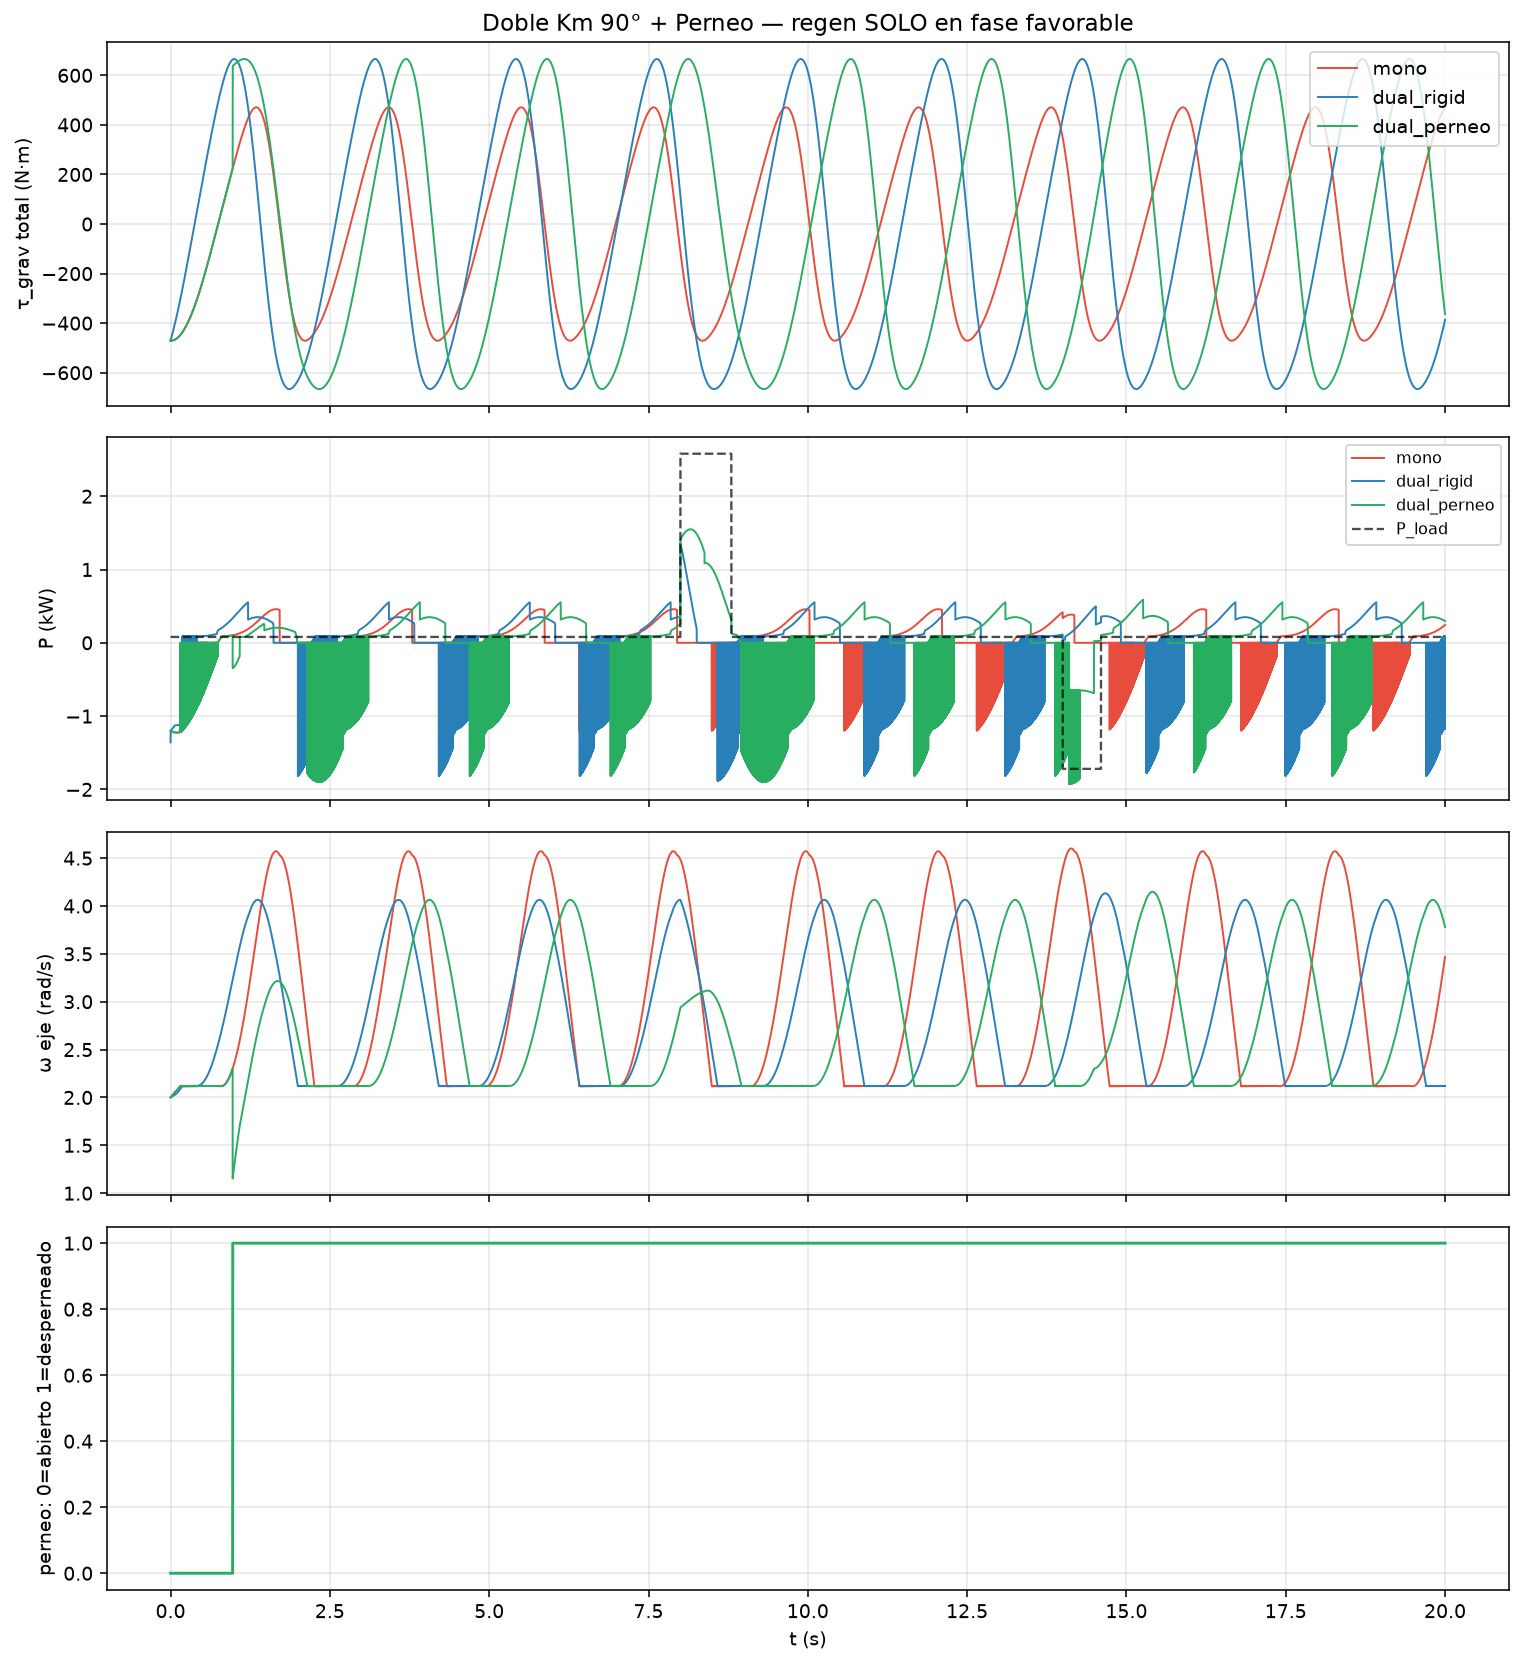

Recreate this plot in Python.
"""
Doble Kilometro desfasado 90° + Perneo/Desperneo
================================================
Objetivo de ingenieria (NO sobreunidad):
  - Suavizar par / potencia electrica neta (buffer mecanico)
  - Regeneracion SOLO en fase gravitatoria favorable
  - En fase desfavorable: motor o libre (regen DESACTIVADA)
  - Perneo: Km2 desacoplado (trinquete inercial)
  - Desperneo: embrague acopla Km2 (absorbe pico / aporta inercia)

Metricas:
  - ripple par:  (tau_max - tau_min) / max(|tau_mean|, eps)
  - P_pico / P_media  (potencia electrica neta al bus)
  - eta_paid = W_gen / W_motor  (<1 en ciclo cerrado)
  - 1a ley residual

Perfiles de carga:
  - base: potencia media de red
  - pulso: demanda extra (kW, duracion) que el buffer debe absorber/aportar
"""

from __future__ import annotations

import json
from dataclasses import asdict, dataclass, field
from pathlib import Path
from typing import Literal

import matplotlib

matplotlib.use("Agg")
import matplotlib.pyplot as plt
import numpy as np

OUT = Path(__file__).resolve().parent
G = 9.81


# ---------------------------------------------------------------------------
# Parametros
# ---------------------------------------------------------------------------
@dataclass
class Phys:
    # Escala de banco de pruebas (par gravitatorio ~ m g R gestionable por actuadores)
    # m=40, R=1.2 => m g R ≈ 471 N·m  (pico por modulo)
    m: float = 40.0  # kg por modulo
    R: float = 1.2  # m
    I_rotor: float = 25.0  # kg·m² por eje de modulo (sin masa)
    beta: float = 3.0  # N·m·s/rad friccion por modulo
    eta_gen: float = 0.92
    eta_mot: float = 0.90


@dataclass
class Control:
    omega_ref: float = 2.0  # rad/s
    # Motor en zona DESFAVORABLE (regen OFF ahi)
    # bias ~ 0.55 * m g R para vencer el punto duro sin regenerar en contra
    Kp_motor: float = 400.0
    tau_motor_bias: float = 280.0  # N·m
    # Regeneracion SOLO en zona FAVORABLE
    c_gen: float = 35.0  # N·m·s/rad
    free_band: float = 0.12  # rad/s


@dataclass
class LoadPulse:
    """Demanda electrica positiva = red pide potencia (el sistema genera).
    Negativa = red inyecta / sobra (el sistema absorbe como freno).
    """
    P_base_W: float = 200.0  # W media pedida al generador (si puede)
    P_pulse_W: float = 2500.0  # W pico extra (2.5 kW)
    t_pulse_start: float = 8.0  # s
    t_pulse_dur: float = 0.8  # s descarga
    # Segundo pulso de absorcion (exceso de red / frenado)
    P_absorb_W: float = -1800.0
    t_absorb_start: float = 14.0
    t_absorb_dur: float = 0.6


@dataclass
class PerneoPolicy:
    enabled: bool = True
    # Perneo: Km2 bloqueado en reposo relativo (embrague abierto, I_extra=0 al eje)
    # Desperneo si:
    #   a) omega del activo > omega_hi (riesgo de embalamiento), o
    #   b) demanda de pico |P_load| > P_desperneo
    omega_hi: float = 2.6
    omega_lo: float = 1.2  # re-pernear si se frena demasiado tras acoplar
    P_desperneo_W: float = 1500.0
    # Tras desperneo, mantener acoplado al menos t_min
    t_hold: float = 1.2


ModeName = Literal["mono", "dual_rigid", "dual_perneo"]


# ---------------------------------------------------------------------------
# Fisica de fase
# ---------------------------------------------------------------------------
def tau_grav(phi: float, m: float, R: float) -> float:
    """Par gravitatorio. Convención v2: tau_g = -m g R cos(phi).
    Con omega>0: favorable (asiste) cuando tau_g > 0 => cos(phi) < 0.
    """
    return -m * G * R * np.cos(phi)


def is_favorable(phi: float) -> bool:
    """Gravedad asiste el sentido +omega."""
    return np.cos(phi) < 0.0


def load_power(t: float, load: LoadPulse) -> float:
    P = load.P_base_W
    if load.t_pulse_start <= t < load.t_pulse_start + load.t_pulse_dur:
        P += load.P_pulse_W
    if load.t_absorb_start <= t < load.t_absorb_start + load.t_absorb_dur:
        P += load.P_absorb_W
    return P


# ---------------------------------------------------------------------------
# Control por modulo: REGEN SOLO FAVORABLE
# ---------------------------------------------------------------------------
def control_module(
    phi: float,
    omega: float,
    ctrl: Control,
    phys: Phys,
    P_cmd_share: float,
) -> tuple[float, str, float, float]:
    """Devuelve (tau_c, mode, P_elec_motor_pos, P_elec_gen_pos).

    REGLA USUARIO:
      - Fase desfavorable: regeneracion DESACTIVADA.
        Solo motor (si hace falta) o libre.
      - Fase favorable: regeneracion permitida (y puede seguir carga).
    """
    fav = is_favorable(phi)
    err = ctrl.omega_ref - omega
    tau_g = tau_grav(phi, phys.m, phys.R)

    P_mot = 0.0
    P_gen = 0.0

    if not fav:
        # === DESFAVORABLE: SIN REGEN (ni freno electrico) ===
        # Feedforward cancela gravedad adversa + PI sobre omega
        if err > -ctrl.free_band:
            tau_ff = max(0.0, -tau_g)  # solo compensa si gravedad se opone
            tau_c = tau_ff + ctrl.Kp_motor * max(err, 0.0) + ctrl.tau_motor_bias * 0.25
            # Nunca negativo en desfavorable => no regenera
            tau_c = max(0.0, tau_c)
            mode = "motor_unfav"
            P_mot = max(tau_c * omega, 0.0) / phys.eta_mot
        else:
            # sobra velocidad: libre (NO regen en desfavorable)
            tau_c = 0.0
            mode = "free_unfav"
        return tau_c, mode, P_mot, P_gen

    # === FAVORABLE: REGEN ON (con techo: no matar omega) ===
    # Inercia sintetica: solo se cosecha EXCESO de velocidad / par gravitatorio.
    # No se persigue un P_cmd de kW si eso hunde el rotor (buffer, no planta).

    # 1) Cosecha por exceso de omega (primario)
    tau_speed = 0.0
    if omega > ctrl.omega_ref:
        tau_speed = -ctrl.c_gen * (omega - ctrl.omega_ref)

    # 2) Contribucion a carga: fraccion limitada del par gravitatorio favorable
    tau_load = 0.0
    if omega > ctrl.omega_ref * 0.85 and P_cmd_share > 0.0:
        tau_cmd = -P_cmd_share / (omega * phys.eta_gen)
        # techo: no freenes mas que ~70% del par gravitatorio asistente + holgura
        tau_cap = -0.70 * max(tau_g, 0.0) - 0.30 * ctrl.c_gen * max(omega - ctrl.omega_ref, 0.0)
        # tau_cmd y tau_cap son <= 0; el mas cercano a 0 es el menos agresivo
        tau_load = max(tau_cmd, tau_cap)  # max porque ambos negativos
    elif P_cmd_share < 0.0 and omega < ctrl.omega_ref * 1.15:
        # Red sobra energia: absorber como motor mecanico (carga el buffer)
        tau_load = min(
            (-P_cmd_share) * phys.eta_mot / max(omega, 0.05),
            ctrl.tau_motor_bias + ctrl.Kp_motor * max(err, 0.0),
        )

    tau_c = tau_speed + tau_load

    # 3) Proteccion de velocidad: si omega cae, corta regen (libera el eje)
    if omega < ctrl.omega_ref * 0.75 and tau_c < 0.0:
        tau_c = 0.0
        mode = "free_fav_protect"
        return tau_c, mode, P_mot, P_gen

    # 4) Rescue motor solo si deficit fuerte (raro en favorable)
    if err > 2 * ctrl.free_band and tau_c >= -1e-9:
        tau_c = ctrl.Kp_motor * err * 0.4
        mode = "motor_fav_rescue"
        P_mot = max(tau_c * omega, 0.0) / phys.eta_mot
        return tau_c, mode, P_mot, P_gen

    if tau_c < 0:
        mode = "gen_fav"
        P_gen = max(-tau_c * omega, 0.0) * phys.eta_gen
    elif tau_c > 0:
        mode = "motor_fav_absorb"
        P_mot = max(tau_c * omega, 0.0) / phys.eta_mot
    else:
        mode = "free_fav"

    return tau_c, mode, P_mot, P_gen


# ---------------------------------------------------------------------------
# Simulacion
# ---------------------------------------------------------------------------
@dataclass
class SimResult:
    mode: ModeName
    t: np.ndarray
    phi1: np.ndarray
    phi2: np.ndarray
    omega1: np.ndarray
    omega2: np.ndarray  # si perneo abierto, puede diferir; si rigid, igual
    omega_shaft: np.ndarray
    tau_g_total: np.ndarray
    tau_c_total: np.ndarray
    P_elec_net: np.ndarray  # + genera a bus, - consume del bus
    P_load: np.ndarray
    P_bus_error: np.ndarray  # P_elec_net - P_load (ideal 0)
    coupled: np.ndarray  # 1 si Km2 acoplado
    W_motor: float
    W_gen: float
    W_fric: float
    W_grav: float
    dKE: float
    metrics: dict = field(default_factory=dict)


def run_sim(
    mode: ModeName,
    phys: Phys | None = None,
    ctrl: Control | None = None,
    load: LoadPulse | None = None,
    perneo: PerneoPolicy | None = None,
    dt: float = 0.0005,
    t_max: float = 20.0,
) -> SimResult:
    phys = phys or Phys()
    ctrl = ctrl or Control()
    load = load or LoadPulse()
    perneo = perneo or PerneoPolicy(enabled=(mode == "dual_perneo"))

    n = int(t_max / dt)
    t = np.zeros(n)
    phi1 = np.zeros(n)
    phi2 = np.zeros(n)
    omega1 = np.zeros(n)
    omega2 = np.zeros(n)
    omega_shaft = np.zeros(n)
    tau_g_total = np.zeros(n)
    tau_c_total = np.zeros(n)
    P_elec_net = np.zeros(n)
    P_load_arr = np.zeros(n)
    P_bus_error = np.zeros(n)
    coupled_arr = np.zeros(n)

    I_m = phys.m * phys.R**2
    I1 = phys.I_rotor + I_m
    I2 = phys.I_rotor + I_m

    # Estado inicial
    p1 = 0.0
    # Dual 90°: desfase pi/2
    p2 = np.pi / 2 if mode != "mono" else 0.0
    o1 = ctrl.omega_ref
    o2 = ctrl.omega_ref if mode != "dual_perneo" else 0.0  # perneado: Km2 quieto
    coupled = mode != "dual_perneo"  # mono/rigid: siempre "acoplado" conceptual
    if mode == "mono":
        coupled = True
    t_coupled_since = -1e9

    W_motor = 0.0
    W_gen = 0.0
    W_fric = 0.0
    W_grav = 0.0
    KE0 = 0.5 * I1 * o1**2 + (0.5 * I2 * o2**2 if mode != "mono" else 0.0)

    for i in range(n):
        ti = i * dt
        t[i] = ti
        P_ld = load_power(ti, load)
        P_load_arr[i] = P_ld

        # --- logica perneo ---
        if mode == "dual_perneo" and perneo.enabled:
            in_hard_pulse = abs(P_ld) > perneo.P_desperneo_W
            if coupled:
                # No re-pernear en medio de un pulso duro (mantener I alta)
                if (
                    (not in_hard_pulse)
                    and (ti - t_coupled_since) > perneo.t_hold
                    and o1 < perneo.omega_lo
                ):
                    coupled = False
                    o2 = 0.0
            else:
                need = (o1 > perneo.omega_hi) or in_hard_pulse
                if need:
                    # Desperneo inelastico: conservacion de momento angular
                    # I1*o1 + I2*o2 = (I1+I2)*o_common  (o2~0 si estaba perneado)
                    o_common = (I1 * o1 + I2 * o2) / (I1 + I2)
                    o1 = o_common
                    o2 = o_common
                    p2 = p1 + np.pi / 2  # enganche a 90°
                    coupled = True
                    t_coupled_since = ti

        # --- torques gravitatorios ---
        tg1 = tau_grav(p1, phys.m, phys.R)
        if mode == "mono":
            tg2 = 0.0
        else:
            if mode == "dual_rigid" or coupled:
                p2 = p1 + np.pi / 2  # cigüeñal rígido 90°
            tg2 = tau_grav(p2, phys.m, phys.R)

        # reparto de consignas de carga entre modulos favorables activos
        fav1 = is_favorable(p1)
        km2_active = mode != "mono" and (mode == "dual_rigid" or coupled)
        fav2 = is_favorable(p2) if km2_active else False
        n_fav = int(fav1) + int(fav2)
        if n_fav == 0:
            share1 = share2 = 0.0
        elif n_fav == 1:
            share1 = P_ld if fav1 else 0.0
            share2 = P_ld if fav2 else 0.0
        else:
            share1 = share2 = 0.5 * P_ld

        # control
        tc1, _mode1, Pm1, Pg1 = control_module(p1, o1, ctrl, phys, share1)
        if mode == "mono":
            tc2, Pm2, Pg2 = 0.0, 0.0, 0.0
        elif km2_active:
            tc2, _mode2, Pm2, Pg2 = control_module(p2, o1, ctrl, phys, share2)
        else:
            # Km2 perneado (quieto): sin actuacion
            tc2, Pm2, Pg2 = 0.0, 0.0, 0.0

        tf1 = -phys.beta * o1
        if mode == "mono":
            tf2 = 0.0
        elif km2_active:
            tf2 = -phys.beta * o1
        else:
            tf2 = 0.0

        # --- dinamica (Euler: trabajos con omega actual, luego integrar) ---
        if mode == "mono":
            I_eff = I1
            tau_tot = tg1 + tc1 + tf1
            alpha = tau_tot / I_eff
            W_grav += tg1 * o1 * dt
            W_fric += abs(tf1 * o1 * dt)
            W_motor += Pm1 * dt
            W_gen += Pg1 * dt
            p1 = p1 + o1 * dt
            o1 = max(0.0, o1 + alpha * dt)
            o2 = o1
            p2 = p1
            o_shaft = o1
            tau_g_sum = tg1
            tau_c_sum = tc1
            P_net = Pg1 - Pm1
        elif mode == "dual_rigid" or coupled:
            I_eff = I1 + I2
            tau_tot = tg1 + tg2 + tc1 + tc2 + tf1 + tf2
            alpha = tau_tot / I_eff
            W_grav += (tg1 + tg2) * o1 * dt
            W_fric += abs((tf1 + tf2) * o1 * dt)
            W_motor += (Pm1 + Pm2) * dt
            W_gen += (Pg1 + Pg2) * dt
            p1 = p1 + o1 * dt
            o1 = max(0.0, o1 + alpha * dt)
            o2 = o1
            # cigüeñal rígido a 90°: desfase cinematico fijo
            p2 = p1 + np.pi / 2
            o_shaft = o1
            tau_g_sum = tg1 + tg2
            tau_c_sum = tc1 + tc2
            P_net = (Pg1 + Pg2) - (Pm1 + Pm2)
        else:
            # dual_perneo abierto: solo Km1 gira; Km2 bloqueado (phi fijo)
            I_eff = I1
            tau_tot = tg1 + tc1 + tf1
            alpha = tau_tot / I_eff
            W_grav += tg1 * o1 * dt
            W_fric += abs(tf1 * o1 * dt)
            W_motor += Pm1 * dt
            W_gen += Pg1 * dt
            p1 = p1 + o1 * dt
            o1 = max(0.0, o1 + alpha * dt)
            o2 = 0.0
            o_shaft = o1
            tau_g_sum = tg1
            tau_c_sum = tc1
            P_net = Pg1 - Pm1

        # log
        phi1[i] = p1
        phi2[i] = p2
        omega1[i] = o1
        omega2[i] = o2
        omega_shaft[i] = o_shaft
        tau_g_total[i] = tau_g_sum
        tau_c_total[i] = tau_c_sum
        P_elec_net[i] = P_net
        P_bus_error[i] = P_net - P_ld
        coupled_arr[i] = 1.0 if (mode != "dual_perneo" or coupled) else 0.0

    # recortar por si se usara break en el futuro (ahora corre t_max completo)
    KE1 = 0.5 * I1 * omega1[-1] ** 2
    if mode != "mono":
        KE1 += 0.5 * I2 * omega2[-1] ** 2
    dKE = KE1 - KE0

    metrics = compute_metrics(
        t, tau_g_total, P_elec_net, P_load_arr, W_motor, W_gen, W_fric, W_grav, dKE
    )
    metrics["mode"] = mode
    metrics["regen_unfavorable"] = False  # garantizado por control
    metrics["note"] = "regen SOLO en fase favorable (cos(phi)<0)"
    metrics["omega_end"] = float(omega_shaft[-1]) if len(omega_shaft) else 0.0
    metrics["omega_min"] = float(np.min(omega_shaft)) if len(omega_shaft) else 0.0
    metrics["omega_max"] = float(np.max(omega_shaft)) if len(omega_shaft) else 0.0
    metrics["mgR"] = float(phys.m * G * phys.R)

    # Metricas en ventana del pulso de descarga (utilidad buffer)
    pulse_mask = (t >= load.t_pulse_start) & (
        t < load.t_pulse_start + load.t_pulse_dur
    )
    if np.any(pulse_mask):
        metrics["omega_min_during_pulse"] = float(np.min(omega_shaft[pulse_mask]))
        metrics["P_err_rms_during_pulse_W"] = float(
            np.sqrt(np.mean((P_elec_net[pulse_mask] - P_load_arr[pulse_mask]) ** 2))
        )
        metrics["fraction_coupled_during_pulse"] = float(np.mean(coupled_arr[pulse_mask]))
        # Cobertura del pulso: energia electrica entregada / energia pedida
        E_req = float(np.trapz(np.maximum(P_load_arr[pulse_mask], 0.0), t[pulse_mask]))
        E_del = float(np.trapz(np.maximum(P_elec_net[pulse_mask], 0.0), t[pulse_mask]))
        metrics["E_pulse_requested_J"] = E_req
        metrics["E_pulse_delivered_J"] = E_del
        metrics["pulse_coverage"] = float(E_del / E_req) if E_req > 1e-9 else float("nan")
    else:
        metrics["omega_min_during_pulse"] = float("nan")
        metrics["P_err_rms_during_pulse_W"] = float("nan")
        metrics["fraction_coupled_during_pulse"] = float("nan")
        metrics["E_pulse_requested_J"] = float("nan")
        metrics["E_pulse_delivered_J"] = float("nan")
        metrics["pulse_coverage"] = float("nan")

    # Base load (sin pulsos): ondulación electrica
    base_mask = (t >= 2.0) & (t < load.t_pulse_start - 0.5)
    if np.any(base_mask):
        pb = P_elec_net[base_mask]
        metrics["P_base_std_W"] = float(np.std(pb))
        metrics["P_base_pp_W"] = float(np.max(pb) - np.min(pb))
    else:
        metrics["P_base_std_W"] = float("nan")
        metrics["P_base_pp_W"] = float("nan")

    return SimResult(
        mode=mode,
        t=t,
        phi1=phi1,
        phi2=phi2,
        omega1=omega1,
        omega2=omega2,
        omega_shaft=omega_shaft,
        tau_g_total=tau_g_total,
        tau_c_total=tau_c_total,
        P_elec_net=P_elec_net,
        P_load=P_load_arr,
        P_bus_error=P_bus_error,
        coupled=coupled_arr,
        W_motor=W_motor,
        W_gen=W_gen,
        W_fric=W_fric,
        W_grav=W_grav,
        dKE=dKE,
        metrics=metrics,
    )


def compute_metrics(t, tau_g, P_net, P_load, W_motor, W_gen, W_fric, W_grav, dKE):
    # tramo estable (descartar 1 s inicial si hay datos)
    if len(t) == 0:
        return {
            "tau_g_mean": 0.0,
            "tau_g_pp": 0.0,
            "ripple_tau_pp_over_rms": float("nan"),
            "P_mean_W": 0.0,
            "P_peak_abs_W": 0.0,
            "P_peak_over_P_mean": float("nan"),
            "P_track_err_rms_W": float("nan"),
            "W_motor_J": W_motor,
            "W_gen_J": W_gen,
            "W_fric_J": W_fric,
            "W_grav_J": W_grav,
            "dKE_J": dKE,
            "W_net_elec_J": W_gen - W_motor,
            "eta_paid": float("nan"),
            "omega_end": 0.0,
        }
    mask = t >= (t[0] + 1.0) if t[-1] > 2.0 else np.ones_like(t, dtype=bool)
    if not np.any(mask):
        mask = np.ones_like(t, dtype=bool)
    tg = tau_g[mask]
    pn = P_net[mask]
    pl = P_load[mask]
    tg_mean = float(np.mean(tg))
    tg_pp = float(np.max(tg) - np.min(tg))
    ripple_tau_pp_rms = tg_pp / max(float(np.sqrt(np.mean(tg**2))), 1e-6)

    P_mean = float(np.mean(pn))
    P_peak = float(np.max(np.abs(pn)))
    ratio = P_peak / max(abs(P_mean), 1e-6)
    err_rms = float(np.sqrt(np.mean((pn - pl) ** 2)))
    eta_paid = float(W_gen / W_motor) if W_motor > 1e-9 else float("nan")
    return {
        "tau_g_mean": tg_mean,
        "tau_g_pp": tg_pp,
        "ripple_tau_pp_over_rms": ripple_tau_pp_rms,
        "P_mean_W": P_mean,
        "P_peak_abs_W": P_peak,
        "P_peak_over_P_mean": ratio,
        "P_track_err_rms_W": err_rms,
        "W_motor_J": W_motor,
        "W_gen_J": W_gen,
        "W_fric_J": W_fric,
        "W_grav_J": W_grav,
        "dKE_J": dKE,
        "W_net_elec_J": W_gen - W_motor,
        "eta_paid": eta_paid,
    }


# ---------------------------------------------------------------------------
# Comparativa + plots
# ---------------------------------------------------------------------------
def plot_comparison(results: dict[str, SimResult], path: Path):
    fig, axes = plt.subplots(4, 1, figsize=(11, 12), sharex=True)
    colors = {"mono": "#e74c3c", "dual_rigid": "#2980b9", "dual_perneo": "#27ae60"}

    ax = axes[0]
    for name, r in results.items():
        ax.plot(r.t, r.tau_g_total, label=name, color=colors.get(name), lw=1.0)
    ax.set_ylabel("τ_grav total (N·m)")
    ax.set_title("Doble Km 90° + Perneo — regen SOLO en fase favorable")
    ax.legend(loc="upper right")
    ax.grid(True, alpha=0.3)

    ax = axes[1]
    for name, r in results.items():
        ax.plot(r.t, r.P_elec_net / 1000.0, label=name, color=colors.get(name), lw=1.0)
    # carga del primer result
    r0 = next(iter(results.values()))
    ax.plot(r0.t, r0.P_load / 1000.0, "k--", lw=1.2, label="P_load", alpha=0.7)
    ax.set_ylabel("P (kW)")
    ax.grid(True, alpha=0.3)
    ax.legend(loc="upper right", fontsize=8)

    ax = axes[2]
    for name, r in results.items():
        ax.plot(r.t, r.omega_shaft, label=name, color=colors.get(name), lw=1.0)
    ax.set_ylabel("ω eje (rad/s)")
    ax.grid(True, alpha=0.3)

    ax = axes[3]
    if "dual_perneo" in results:
        r = results["dual_perneo"]
        ax.plot(r.t, r.coupled, color=colors["dual_perneo"], lw=1.5)
        ax.set_ylabel("perneo: 0=abierto 1=desperneado")
    else:
        ax.text(0.1, 0.5, "sin dual_perneo", transform=ax.transAxes)
    ax.set_xlabel("t (s)")
    ax.grid(True, alpha=0.3)

    fig.tight_layout()
    fig.savefig(path, dpi=140, bbox_inches="tight")
    plt.close(fig)


def main():
    print("=" * 68)
    print("DOBLE KILOMETRO 90° + PERNEO  |  regen SOLO fase favorable")
    print("=" * 68)
    print("Regla de control:")
    print("  cos(phi) >= 0  -> DESFAVORABLE: motor o libre; REGEN OFF")
    print("  cos(phi) <  0  -> FAVORABLE:    regeneracion ON (+ carga)")
    print()

    phys = Phys()
    ctrl = Control()
    # Perfil de pico: ~2.5 kW durante 0.8 s (ingenieria de buffer, no motor perpetuo)
    load = LoadPulse(
        P_base_W=80.0,  # W base pedida (buffer, no planta de generacion)
        P_pulse_W=2500.0,  # 2.5 kW pico / 0.8 s
        t_pulse_start=8.0,
        t_pulse_dur=0.8,
        P_absorb_W=-1800.0,  # -1.8 kW absorcion / 0.6 s
        t_absorb_start=14.0,
        t_absorb_dur=0.6,
    )
    perneo = PerneoPolicy(
        enabled=True,
        omega_hi=2.3,  # despernea si se embala
        omega_lo=1.0,  # re-pernea solo si ya bajo mucho (fuera de pulso)
        P_desperneo_W=800.0,  # ante demanda alta acopla Km2 (mas I)
        t_hold=1.5,
    )

    modes: list[ModeName] = ["mono", "dual_rigid", "dual_perneo"]
    results: dict[str, SimResult] = {}
    for m in modes:
        print(f"Simulando {m}...")
        results[m] = run_sim(
            m, phys=phys, ctrl=ctrl, load=load, perneo=perneo, dt=0.0005, t_max=20.0
        )

    # tabla
    print()
    print(
        f"{'modo':<14} {'τg_pp':>8} {'ωmin_p':>8} {'cobertura':>9} "
        f"{'E_del/E_req':>14} {'η_paid':>7} {'W_net':>9} {'ω_end':>7}"
    )
    print("-" * 90)
    table = {}
    for name, r in results.items():
        met = r.metrics
        print(
            f"{name:<14} {met['tau_g_pp']:8.1f} {met['omega_min_during_pulse']:8.3f} "
            f"{met['pulse_coverage']:9.2%} "
            f"{met['E_pulse_delivered_J']:.0f}/{met['E_pulse_requested_J']:.0f}J".rjust(14)
            + f" {met['eta_paid']:7.3f} {met['W_net_elec_J']:9.1f} {met['omega_end']:7.3f}"
        )
        table[name] = met
    print(f"\nm g R (por modulo) = {phys.m * G * phys.R:.1f} N·m")
    print(
        f"Pulso: {load.P_pulse_W/1000:.2f} kW x {load.t_pulse_dur:.2f} s "
        f"= {load.P_pulse_W * load.t_pulse_dur:.0f} J"
    )
    print(
        "Nota 90°: τ_g dual = -m g R √2 cos(φ+π/4) → τ_pp crece ×√2 vs mono; "
        "la ganancia es complementariedad motor/gen y perneo ante picos, "
        "no cancelacion del armónico (eso requiere 3@120°)."
    )

    plot_path = OUT / "doble_km_90_perneo.png"
    plot_comparison(results, plot_path)
    print(f"\nGrafica: {plot_path}")

    # --- demo explicita: un modulo nunca regenera en desfavorable ---
    # muestreo de modos en mono
    print("\nComprobacion regen desfavorable (muestreo mono, 2 s):")
    # re-sim corta instrumentada
    verify_regen_policy(phys, ctrl)

    report = {
        "phys": asdict(phys),
        "control": asdict(ctrl),
        "load_pulse": asdict(load),
        "perneo": asdict(perneo),
        "metrics": table,
        "policy": {
            "regen_in_unfavorable": False,
            "favorable_when": "cos(phi) < 0  (tau_g > 0 con omega>0)",
            "unfavorable_actions": ["motor", "free"],
            "favorable_actions": ["gen", "free", "motor_rescue"],
        },
        "engineering_verdict_es": (
            "Politica: regeneracion SOLO en fase favorable (cos phi < 0); "
            "en desfavorable solo motor o libre. "
            "Doble 90° no anula el 1er armonico de tau_g (amplitud ×√2); "
            "sirve para desfasar zonas motor/gen y para perneo/desperneo "
            "como supercondensador mecanico ante picos de demanda. "
            "eta_paid < 1 siempre: no es planta de generacion neta. "
            "Quijote 'gigante viable' vs molino terrestre: el cuello es "
            "par_aero / par_actuador y tiempo de ciclo, no magia gravitatoria. "
            "Kilometro aporta buffer e inercia sintetica, no sustituye al viento."
        ),
    }
    out_json = OUT / "doble_km_90_perneo_resultados.json"
    out_json.write_text(json.dumps(report, indent=2), encoding="utf-8")
    print(f"JSON: {out_json}")
    print("\n" + report["engineering_verdict_es"])


def verify_regen_policy(phys: Phys, ctrl: Control):
    """Barre un ciclo y cuenta intentos de regen en desfavorable (debe ser 0)."""
    n_unfav = n_unfav_gen = n_fav = n_fav_gen = 0
    for phi in np.linspace(0, 2 * np.pi, 720, endpoint=False):
        for omega in (0.5, 1.8, 2.5):
            tc, mode, Pm, Pg = control_module(phi, omega, ctrl, phys, P_cmd_share=500.0)
            if is_favorable(phi):
                n_fav += 1
                if Pg > 0 or "gen" in mode:
                    n_fav_gen += 1
            else:
                n_unfav += 1
                if Pg > 0 or "gen" in mode:
                    n_unfav_gen += 1
    print(f"  muestras desfavorables: {n_unfav}, con regen: {n_unfav_gen}  (debe ser 0)")
    print(f"  muestras favorables:    {n_fav}, con regen: {n_fav_gen}")
    assert n_unfav_gen == 0, "FALLO: regeneracion en fase desfavorable"
    print("  OK: regeneracion desactivada en desfavorable.")


if __name__ == "__main__":
    main()
